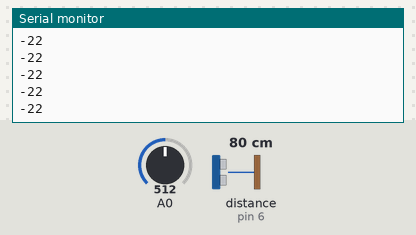
This sketch was run on a simulated Arduino Uno, built with avr-gcc and run on an emulated ATmega328P. On the bench: the last lines printed to the serial monitor. Wiring (inferred from the names in the program): ultrasonic range finder: trigger pin 7; echo pin 6. Inputs (shaded band) come from the test bench; at power-on: distance to the obstacle (sensor on pin 6) 80 cm, A0 = 512. The echo pulse lasts 58.3 µs per cm.

Above: at 1.2 s.
1.3 s: distance to the obstacle (sensor on pin 6) set to 2 cm
At 1.53 s:
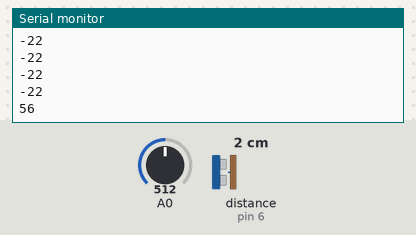
2.8 s: distance to the obstacle (sensor on pin 6) set to 4 cm
At 2.89 s:
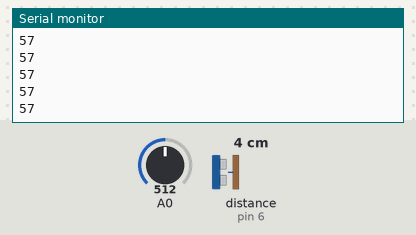
Timing chart, 0 to 5.8 s (numbered marks = the images above; inputs shaded):
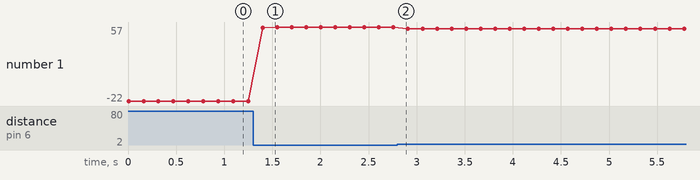

Measured:
- after the input at 1.3 s, the serial monitor: prints a new line after 0.10 s (image 1)
- plotted number 1: -22 → 57 after the input at 1.3 s, 57 → 55 after the input at 2.8 s

The sketch:

venusArduino.ino
```cpp
const int echoPin = 6;
const int trigPin = 7;

void setup() {
  pinMode(echoPin, INPUT);
  pinMode(trigPin, OUTPUT);
  Serial.begin(9600);
}

void loop() {
  // send a pulse
  digitalWrite(trigPin, LOW);
  delayMicroseconds(10);
  digitalWrite(trigPin, HIGH);
  delayMicroseconds(10);
  digitalWrite(trigPin, LOW);
  // wait for the echo
  long duration = pulseIn(echoPin, HIGH);
  // convert the time into a distance, the speed of sound is 29 microseconds per centimeter,
  //the pulse traveled forth and back, so we divided the distance by 2
  int cm = duration / 29 / 2;

  int sensorValue = analogRead(A0);
  sensorValue = map(cm, 3, 55, 55, 3);

  Serial.println(sensorValue);
  delay(150);
}
```
